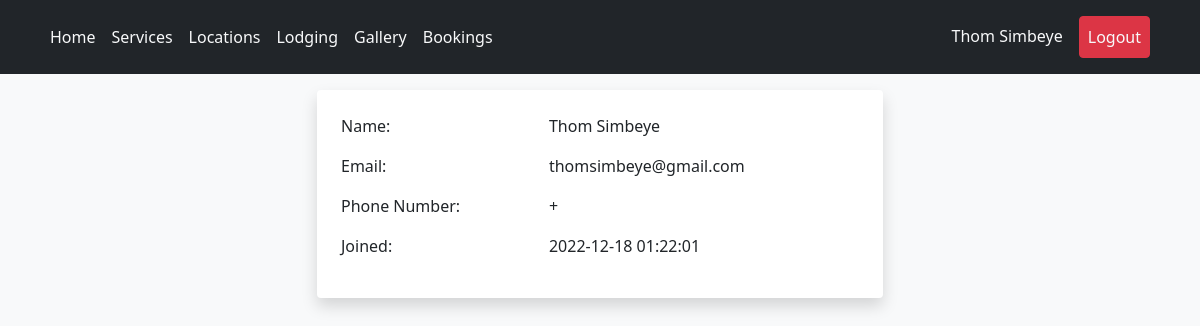
The app's page /pages/account.view.php?viewing=1 (signed in) with its own data.
### tables this page shows
CREATE TABLE `users` (
  `id` int(11) NOT NULL,
  `email` varchar(60) DEFAULT NULL,
  `first_name` varchar(60) DEFAULT NULL,
  `last_name` varchar(60) DEFAULT NULL,
  `phone_no` varchar(12) DEFAULT NULL,
  `password` longtext NOT NULL,
  `is_admin` tinyint(1) NOT NULL,
  `joined` datetime DEFAULT current_timestamp()
);

### api/get_user.php (called while the page is built)
<?php
function get_profile($email, $db_connection){
    $sql = "SELECT * FROM users WHERE email = ?";
    if($stmt = $db_connection->prepare($sql)){
        $stmt->bind_param("s", $email);
        if($stmt->execute()){
            $result = $stmt->get_result();
            if($result->num_rows == 1){
                $row = $result->fetch_array(MYSQLI_ASSOC);
                return $row;
            }
        }
    }
}
function get_profile_by_id($id, $db_connection){
    $sql = "SELECT * FROM users WHERE id = ?";
    if($stmt = $db_connection->prepare($sql)){
        $stmt->bind_param("s", $id);
        if($stmt->execute()){
            $result = $stmt->get_result();
            if($result->num_rows == 1){
                $row = $result->fetch_array(MYSQLI_ASSOC);
                return $row;
            }
        }
    }
}

### inc/session.php (called while the page is built, shortened)
<?php
require_once "../scripts/connect.php";
include_once "../api/get_user.php";
if (!(isset($_SESSION["loggedin"]) && $_SESSION["loggedin"] === true)) {
    header('location: login.php');
    exit();
} else {
    $user = get_profile($_SESSION['email'], $db_connection);
}
?>

### pages/account.view.php (the view, shortened to what this page needs)
<?php
include_once "../inc/session.php";
if (isset($_GET['viewing'])) {
    $account = get_profile_by_id($_GET['viewing'], $db_connection);
}
?>
<!DOCTYPE html>
<html lang="en">
<head>
    <?php include_once "../inc/head.php"; ?>
</head>
<body class="bg-light">
<?php include_once "../inc/navbar.php"; ?>
<div class="container p-3">
    <div class="row">
        <div class="col-6 shadow p-3 mb-5 bg-body rounded mx-auto">
            <table class="table table-borderless">
                <tr>
                    <td>Name:</td><td><?php echo $account['first_name'] .' '. $account['last_name']; ?></td>
                </tr>
                <tr>
                    <td>Email:</td><td><?php echo $account['email']; ?></td>
                </tr>
                <tr>
                    <td>Phone Number:</td><td>+<?php echo $account['phone_no']; ?></td>
                </tr>
                <tr>
                    <td>Joined:</td><td><?php echo $account['joined']; ?></td>
                </tr>
            </table>
        </div>
    </div>
</div>
</body>
</html>

### inc/navbar.php (shortened to what this page needs)
<header class="p-3 bg-dark text-white sticky-top">
    <div class="container">
      <div class="d-flex flex-wrap align-items-center justify-content-center justify-content-lg-start">
        <ul class="nav col-12 col-lg-auto me-lg-auto mb-2 justify-content-center mb-md-0">
            <li class="nav-item"><a href="/Mwape/" class="nav-link link-light px-2">Home</a></li>
            <li class="nav-item"><a href="/Mwape/index.php#services" class="nav-link link-light px-2">Services</a></li>
            <li class="nav-item"><a href="/Mwape/pages/location.php" class="nav-link link-light px-2">Locations</a></li>
            <li class="nav-item"><a href="/Mwape/pages/lodging.php" class="nav-link link-light px-2">Lodging</a></li>
            <li class="nav-item"><a href="/Mwape/pages/gallery.php" class="nav-link link-light px-2">Gallery</a></li>
            <?php
            if (isset($_SESSION['email'])) {
                echo '<li class="nav-item"><a href="/Mwape/pages/booking.php" class="nav-link link-light px-2">Bookings</a></li>';
            }
            ?>
        </ul>
        <div class="text-end">
            <ul class="nav">
                <?php
                if (isset($_SESSION['email'])) {
                echo '<li class="nav-item"><a href="/Mwape/pages/account.php" class="nav-link link-light px-2">'.$user['first_name'].' '.$user['last_name'].'</a></li>
                <li class="nav-item"><a href="/Mwape/scripts/logout.process.php" class="nav-link link-light px-2 btn btn-danger mx-2">Logout</a></li>';
                } else {
                echo '<li class="nav-item"><a href="/Mwape/pages/login.php" class="btn btn-outline-light-me-2 nav-link link-light px-2 mx-2">Login</a></li>
                <li class="nav-item"><a href="/Mwape/pages/signup.php" class="btn btn-warning nav-link link-light px-2 mx-2">Sign up</a></li>';
                }
                ?>
            </ul>
        </div>
      </div>
    </div>
</header>

### records on screen
users: first_name "Thom", last_name "Simbeye", email "thomsimbeye@gmail.com", joined "2022-12-18 01:22:01"
